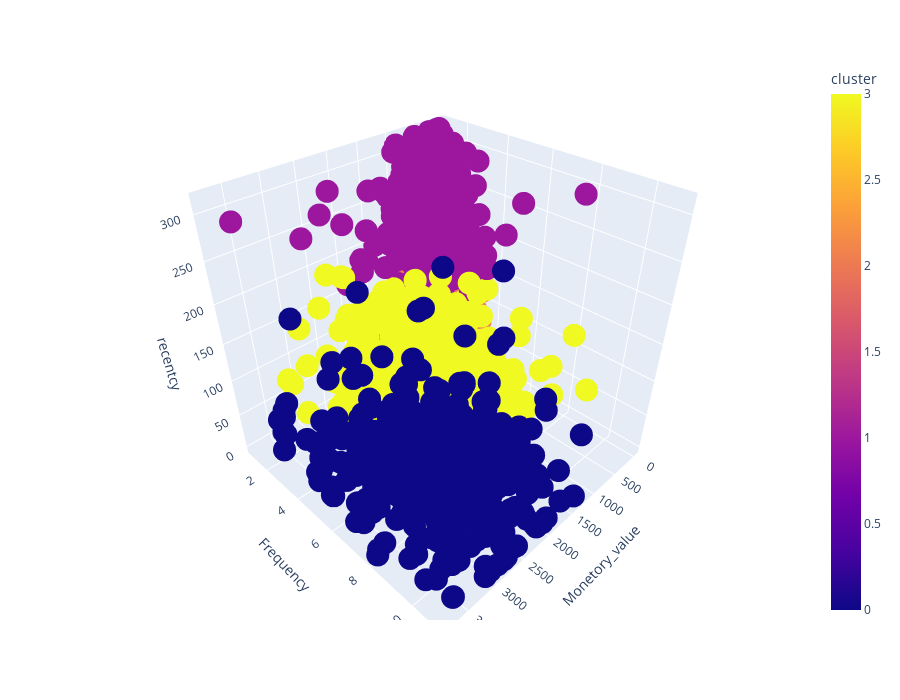

The cell this chart's notebook holds for it:
### Code cell
fig = px.scatter_3d(non_outliers_df, x='Monetory_value', y='Frequency', z='recentcy',
              color='cluster', width=900, height=700)
fig.show()

### Figure 1 — Plotly figure (JSON) as saved in the notebook; plotly's stock layout.template omitted (floating-point values rounded to 4 significant figures; data arrays with more than 128 entries replaced by an {"elided": "..."} marker saying what was removed)
{"data": [{"hovertemplate": "Monetory_value=%{x}<br>Frequency=%{y}<br>recentcy=%{z}<br>cluster=%{marker.color}<extra></extra>", "legendgroup": "", "marker": {"color": {"elided": "3645 int values"}, "coloraxis": "coloraxis", "symbol": "circle"}, "mode": "markers", "name": "", "scene": "scene", "showlegend": false, "type": "scatter3d", "x": {"elided": "3645 float values"}, "y": {"elided": "3645 int values"}, "z": {"elided": "3645 int values"}}], "layout": {"coloraxis": {"colorbar": {"title": {"text": "cluster"}}, "colorscale": [[0, "#0d0887"], [0.1111, "#46039f"], [0.2222, "#7201a8"], [0.3333, "#9c179e"], [0.4444, "#bd3786"], [0.5556, "#d8576b"], [0.6667, "#ed7953"], [0.7778, "#fb9f3a"], [0.8889, "#fdca26"], [1, "#f0f921"]]}, "height": 700, "legend": {"tracegroupgap": 0}, "margin": {"t": 60}, "scene": {"domain": {"x": [0, 1], "y": [0, 1]}, "xaxis": {"title": {"text": "Monetory_value"}}, "yaxis": {"title": {"text": "Frequency"}}, "zaxis": {"title": {"text": "recentcy"}}}, "width": 900}}
